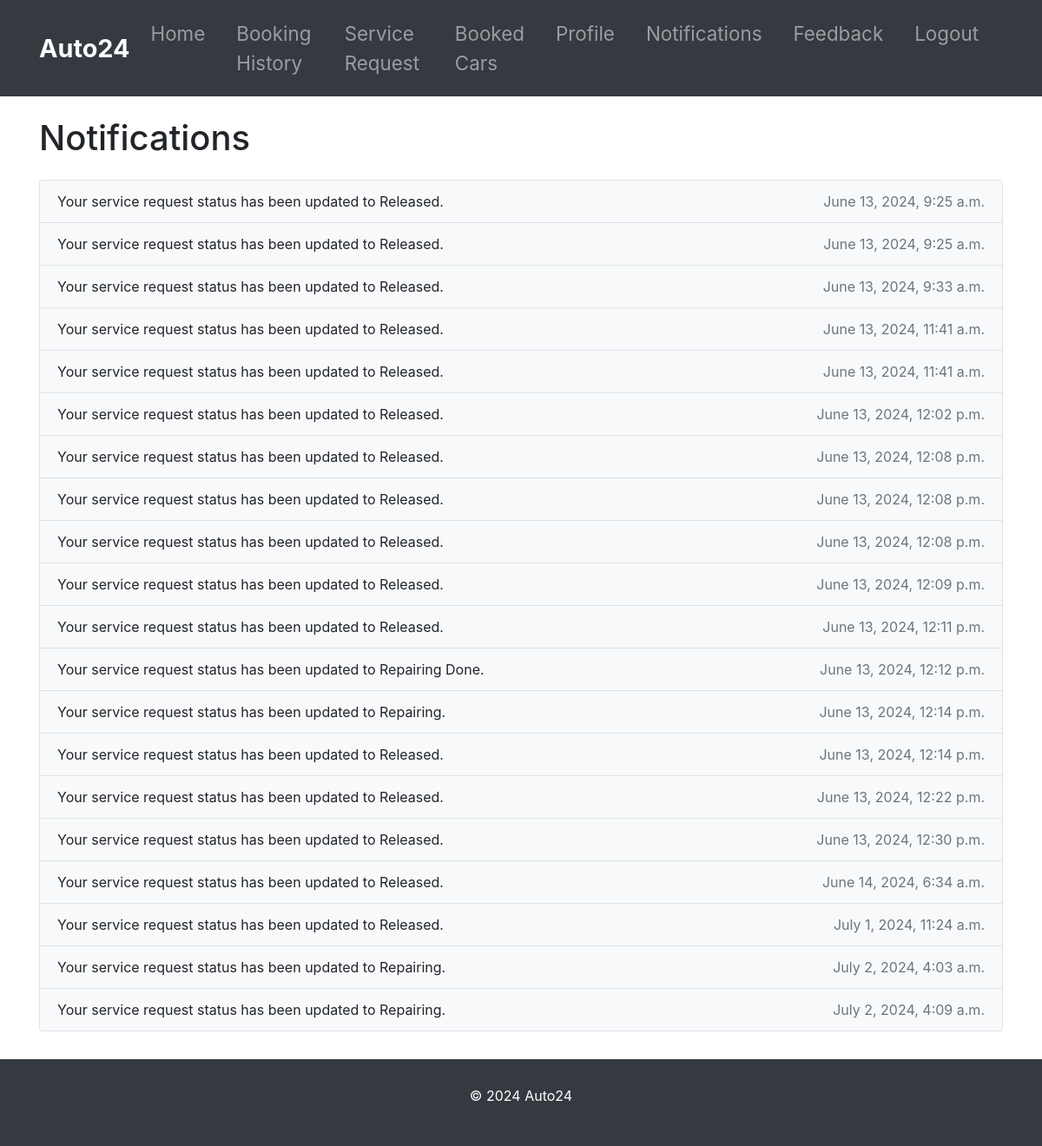
Page /customer/list/ (signed in) on the committed database.
### customer_management/models.py (models this page shows, shortened)
class Notification(models.Model):
    recipient = models.ForeignKey(User, on_delete=models.CASCADE, related_name='notifications')
    message = models.TextField()
    is_read = models.BooleanField(default=False)
    created_at = models.DateTimeField(auto_now_add=True)

### customer_management/views.py (the view)
# urls.py: path('customer/list/', views.notification_list, name='notification_list'),
@login_required
def notification_list(request):
    notifications = request.user.notifications.filter(is_read=False)
    return render(request, 'customer/notification_list.html', {'notifications': notifications})

### templates/customer/notification_list.html (shortened to what this page needs)
{% extends 'customer/base.html' %}
{% block content %}
<div class="container mt-4">
    <h1 class="mb-4">Notifications</h1>
    {% if notifications %}
        <div class="list-group">
            {% for notification in notifications %}
                <div class="list-group-item d-flex justify-content-between align-items-center">
                    <span class="notification-message">{{ notification.message }}</span>
                    <span class="notification-timestamp">{{ notification.created_at }}</span>
                </div>
            {% endfor %}
        </div>
    {% else %}
        <p class="text-muted">No new notifications.</p>
    {% endif %}
</div>
{% endblock %}

### templates/customer/base.html (style rules this page uses)
body { display: flex; flex-direction: column; min-height: 100vh; }

### templates/customer/notification_list.html (style rules this page uses)
h1 { margin-bottom: 20px; }
.list-group { margin-top: 20px; }
.list-group-item { background-color: #f8f9fa; border-color: #dee2e6; }
.notification-message { flex: 1; }
.notification-timestamp { color: #6c757d; }

### rows in the picture
Notification: message "Your service request status has been updated to Released.", created_at "June 13, 2024, 9:25 a.m."
Notification: message "Your service request status has been updated to Released.", created_at "June 13, 2024, 9:25 a.m."
Notification: message "Your service request status has been updated to Released.", created_at "June 13, 2024, 9:33 a.m."
Notification: message "Your service request status has been updated to Released.", created_at "June 13, 2024, 11:41 a.m."
Notification: message "Your service request status has been updated to Released.", created_at "June 13, 2024, 11:41 a.m."
Notification: message "Your service request status has been updated to Released.", created_at "June 13, 2024, 12:02 p.m."
Notification: message "Your service request status has been updated to Released.", created_at "June 13, 2024, 12:08 p.m."
Notification: message "Your service request status has been updated to Released.", created_at "June 13, 2024, 12:08 p.m."
Notification: message "Your service request status has been updated to Released.", created_at "June 13, 2024, 12:08 p.m."
Notification: message "Your service request status has been updated to Released.", created_at "June 13, 2024, 12:09 p.m."
Notification: message "Your service request status has been updated to Released.", created_at "June 13, 2024, 12:11 p.m."
Notification: message "Your service request status has been updated to Repairing Done.", created_at "June 13, 2024, 12:12 p.m."
Notification: message "Your service request status has been updated to Repairing.", created_at "June 13, 2024, 12:14 p.m."
Notification: message "Your service request status has been updated to Released.", created_at "June 13, 2024, 12:14 p.m."
Notification: message "Your service request status has been updated to Released.", created_at "June 13, 2024, 12:22 p.m."
Notification: message "Your service request status has been updated to Released.", created_at "June 13, 2024, 12:30 p.m."
Notification: message "Your service request status has been updated to Released.", created_at "June 14, 2024, 6:34 a.m."
Notification: message "Your service request status has been updated to Released.", created_at "July 1, 2024, 11:24 a.m."
Notification: message "Your service request status has been updated to Repairing.", created_at "July 2, 2024, 4:03 a.m."
Notification: message "Your service request status has been updated to Repairing.", created_at "July 2, 2024, 4:09 a.m."
